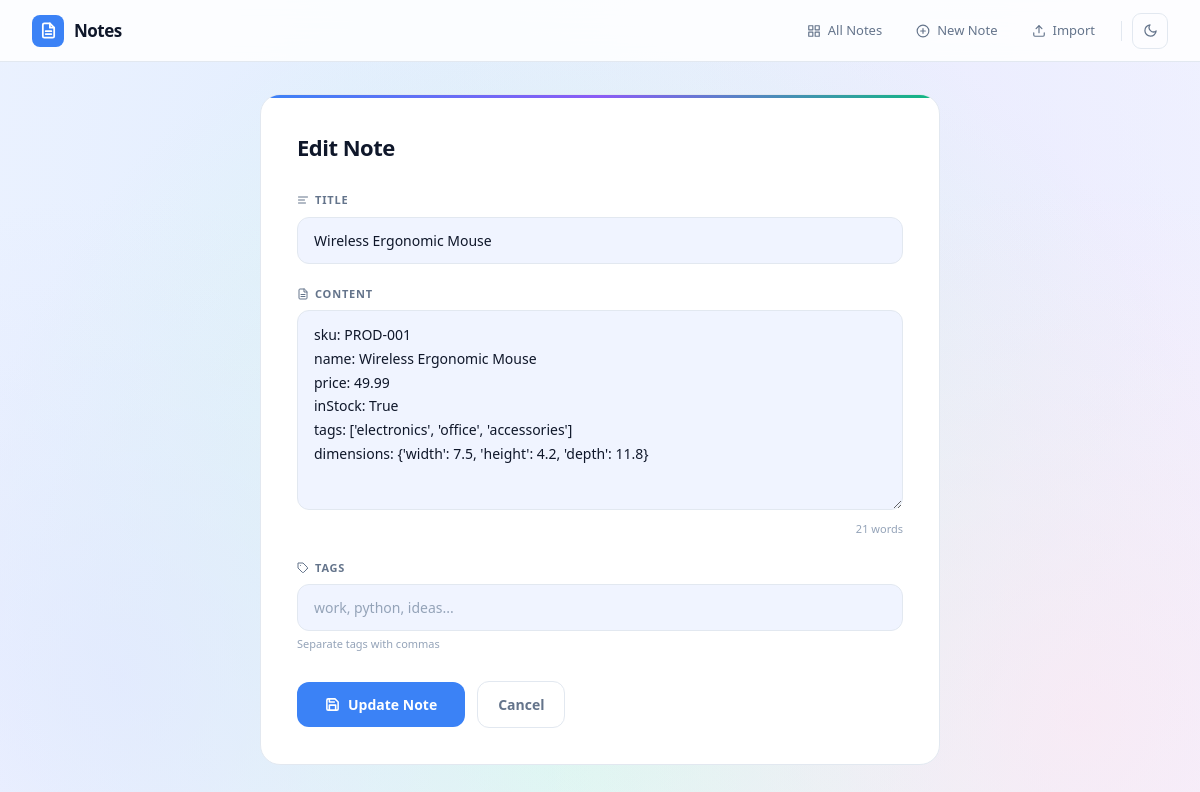
The app's page /edit/12 with its own data.
### tables this page shows
CREATE TABLE notes (
            id INTEGER PRIMARY KEY AUTOINCREMENT,
            title TEXT NOT NULL,
            content TEXT NOT NULL
        , is_pinned INTEGER DEFAULT 0, created_at TEXT, updated_at TEXT, word_count INTEGER DEFAULT 0);

### app.py (the view, shortened to what this page needs)
@app.route('/edit/<int:note_id>', methods=['GET', 'POST'])
def edit(note_id):
    conn = get_connection()
    note = conn.execute('SELECT * FROM notes WHERE id = ?', (note_id,)).fetchone()
    existing_tags = conn.execute('''
        SELECT tags.name FROM tags
        JOIN note_tags ON tags.id = note_tags.tag_id
        WHERE note_tags.note_id = ?
    ''', (note_id,)).fetchall()
    tag_string = ', '.join([t['name'] for t in existing_tags])
    conn.close()
    return render_template('edit.html', note=note, tag_string=tag_string)

### database.py (called while the page is built)
def get_connection():
    conn = sqlite3.connect('notes.db')
    conn.row_factory = sqlite3.Row
    return conn

### templates/edit.html (shortened to what this page needs)
{% extends "base.html" %}
{% block content %}
<div class="form-wrap">
  <div class="form-card">
    <h2 class="form-title">Edit Note</h2>
    <form method="POST">
      <div class="form-group">
        <div class="form-label">
          <svg viewBox="0 0 24 24" fill="none" stroke="currentColor" stroke-width="2" stroke-linecap="round" stroke-linejoin="round">
            <line x1="21" y1="6" x2="3" y2="6"/><line x1="15" y1="12" x2="3" y2="12"/><line x1="17" y1="18" x2="3" y2="18"/>
          </svg>
          Title
        </div>
        <input type="text" name="title" class="form-input" value="{{ note['title'] }}" autocomplete="off">
      </div>
      <div class="form-group">
        <div class="form-label">
          <svg viewBox="0 0 24 24" fill="none" stroke="currentColor" stroke-width="2" stroke-linecap="round" stroke-linejoin="round">
            <path d="M14 2H6a2 2 0 0 0-2 2v16a2 2 0 0 0 2 2h12a2 2 0 0 0 2-2V8z"/>
            <polyline points="14 2 14 8 20 8"/>
            <line x1="16" y1="13" x2="8" y2="13"/><line x1="16" y1="17" x2="8" y2="17"/>
          </svg>
          Content
        </div>
        <textarea name="content" id="note-content" class="form-input"
          oninput="updateCount()">{{ note['content'] }}</textarea>
        <div class="char-count"><span id="word-count">0</span> words</div>
      </div>
      <div class="form-group">
        <div class="form-label">
          <svg viewBox="0 0 24 24" fill="none" stroke="currentColor" stroke-width="2" stroke-linecap="round" stroke-linejoin="round">
            <path d="M20.59 13.41l-7.17 7.17a2 2 0 0 1-2.83 0L2 12V2h10l8.59 8.59a2 2 0 0 1 0 2.82z"/>
            <line x1="7" y1="7" x2="7.01" y2="7"/>
          </svg>
          Tags
        </div>
        <input type="text" name="tags" class="form-input" value="{{ tag_string or '' }}" placeholder="work, python, ideas...">
        <div class="form-hint">Separate tags with commas</div>
      </div>
      <div class="form-actions">
        <button type="submit" class="btn-primary">
          <svg viewBox="0 0 24 24" fill="none" stroke="currentColor" stroke-width="2.5" stroke-linecap="round" stroke-linejoin="round">
            <path d="M19 21H5a2 2 0 0 1-2-2V5a2 2 0 0 1 2-2h11l5 5v11a2 2 0 0 1-2 2z"/>
            <polyline points="17 21 17 13 7 13 7 21"/>
            <polyline points="7 3 7 8 15 8"/>
          </svg>
          Update Note
        </button>
        <a href="{{ url_for('index') }}" class="btn-secondary">Cancel</a>
      </div>
    </form>
  </div>
</div>
{% endblock %}

### static/style.css (style rules this page uses)
:root { --bg: #f0f4ff; --surface: #ffffff; --border: #e2e8f0; --text: #0f172a; --text-muted: #64748b; --text-subtle: #94a3b8; --accent: #3b82f6; --accent-light: rgba(59,130,246,0.1); --danger: #ef4444; --success: #22c55e; --warning: #f59e0b; --nav-bg: rgba(255,255,255,0.85); --nav-height: 62px; }
* { margin: 0; padding: 0; box-sizing: border-box; }
body { background: var(--bg); color: var(--text); font-family: 'Segoe UI', system-ui, -apple-system, sans-serif; min-height: 100vh; overflow-x: hidden; transition: background 0.4s, color 0.4s; }
.form-wrap { max-width: 680px; margin: 0 auto; }
.form-card { background: var(--surface); border: 1px solid var(--border); border-radius: 20px; padding: 36px; position: relative; overflow: hidden; transition: background 0.4s, border-color 0.4s; }
.form-card::before { content: ''; position: absolute; top: 0; left: 0; right: 0; height: 3px; background: linear-gradient(90deg, #3b82f6, #8b5cf6, #10b981); }
.form-title { font-size: 22px; font-weight: 800; color: var(--text); margin-bottom: 28px; letter-spacing: -0.5px; }
.form-group { margin-bottom: 22px; }
.form-label { display: flex; align-items: center; gap: 6px; font-size: 11px; font-weight: 700; color: var(--text-muted); text-transform: uppercase; letter-spacing: 0.8px; margin-bottom: 8px; }
.form-label svg { width: 12px; height: 12px; }
.form-input { width: 100%; padding: 12px 16px; background: var(--bg); border: 1.5px solid var(--border); border-radius: 12px; color: var(--text); font-size: 14px; font-family: inherit; outline: none; transition: border-color 0.2s, box-shadow 0.2s, background 0.4s; }
.form-input::placeholder { color: var(--text-subtle); }
textarea.form-input { height: 200px; resize: vertical; line-height: 1.7; }
.form-hint { font-size: 11px; color: var(--text-subtle); margin-top: 5px; }
.char-count { text-align: right; font-size: 11px; color: var(--text-subtle); margin-top: 5px; }
.form-actions { display: flex; gap: 12px; align-items: center; margin-top: 28px; flex-wrap: wrap; }
.btn-primary { display: inline-flex; align-items: center; gap: 8px; padding: 12px 28px; background: var(--accent); color: white; border: none; border-radius: 12px; font-size: 14px; font-weight: 700; cursor: pointer; transition: all 0.2s; font-family: inherit; text-decoration: none; }
.btn-primary svg { width: 15px; height: 15px; }
.btn-secondary { display: inline-flex; align-items: center; padding: 12px 20px; background: transparent; color: var(--text-muted); border: 1.5px solid var(--border); border-radius: 12px; font-size: 14px; font-weight: 600; cursor: pointer; transition: all 0.2s; font-family: inherit; text-decoration: none; }

### records on screen
notes: title "Wireless Ergonomic Mouse", content "sku: PROD-001 name: Wireless Ergonomic Mouse price: 49.99 inStock: True tags: ['electronics', 'office', 'accessories'] dimensions: {'width': 7.5, 'height': 4.2, 'depth': 11.8}"
